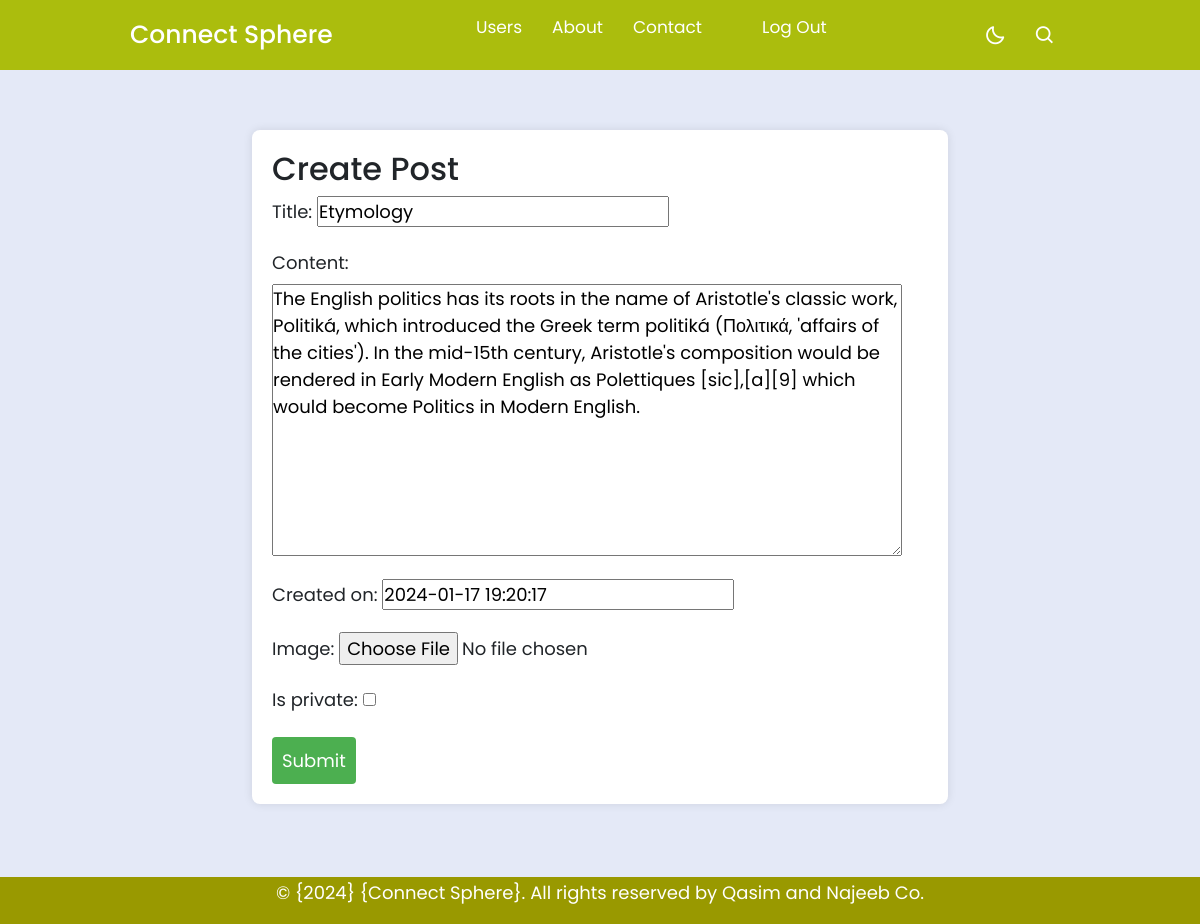
The page /posts/Update_post/4 on the database its author committed.
### posts/models.py (models this page shows, shortened)
class Post(models.Model):
    title        = models.CharField(max_length=255)
    content      = models.TextField()
    like         = models.ManyToManyField(User, related_name='likes', blank= True, null= True)
    shared_user  = models.ForeignKey(User, on_delete=models.CASCADE, null= True)
    created_on   = models.DateTimeField(default=timezone.now)
    shared_on    = models.DateTimeField(default=timezone.now)
    image        = models.ImageField(upload_to='post_pic', blank=True, null=True)
    is_private   = models.BooleanField(default= False)

### posts/views.py (the view)
# urls.py: path('Update_post/<pk>', Update_post.as_view(), name='Update_post'),
class Update_post(UpdateView):
    model = Post
    fields = ['title', 'content', 'created_on', 'image', 'is_private']
    template_name = 'posts/update_post.html'

### posts/templates/posts/update_post.html (shortened to what this page needs)
{% extends "base.html" %}
{% block content %}
<!DOCTYPE html>
<html lang="en">
<head>
    <!DOCTYPE html>
    <html lang="en">
    <head>
    </head>
    <body>
        <div class="container" my-4>
            <h2>Create Post</h2>
            <form method="POST">
                {{ form.as_p }}
                <input type="submit" value="Submit">
            </form>
        </div>
    </body>
    </html>
    {%endblock%}

### static/css/footer.css (style rules this page uses)
body { margin: 0; padding: 0; font-family: Arial, sans-serif; min-height: 100vh; display: flex; flex-direction: column; }

### static/css/navbar.css (style rules this page uses)
* { margin: 0; padding: 0; box-sizing: border-box; font-family: 'Poppins', sans-serif; transition: all 0.4s ease;; }
:root { --body-color: #E4E9F7; --nav-color: rgb(171, 189, 13); --side-nav: #010718; --text-color: #FFF; --search-bar: #F2F2F2; --search-text: #010718; }
body { height: 100vh; background-color: var(--body-color); }

### posts/templates/posts/update_post.html (style rules this page uses)
body { font-family: "Roboto", sans-serif; font-size: 18px; background-image: url('https://img.freepik.com/premium-photo/closeup-seascape-surface-blue-sea-water-with-small-ripple-waves_127089-25489.jpg'); background-repeat: no-repeat; background-size: cover; background-attachment: fixed; background-position: center; }
.container { width: 60%; margin: 100px auto; background-color: #fff; padding: 20px; border-radius: 8px; box-shadow: 0 0 10px rgba(0, 0, 0, 0.1); }
form { width: 100%; }
input[type="submit"] { background-color: #4caf50; color: #fff; cursor: pointer; padding: 10px; border: none; border-radius: 4px; }

### rows shown on the page
Post: title "Etymology", content "The English politics has its roots in the name of Aristotle's classic work, Politiká, which introduced the Greek term politiká (Πολιτικά, 'affairs of the cities'). In the mid-15th century, Aristotle's composition would be rendered in Early Modern English as Polettiques [sic],[a][9] which would become Politics in Modern English.", created_on "2024-01-17 19:20:17"
